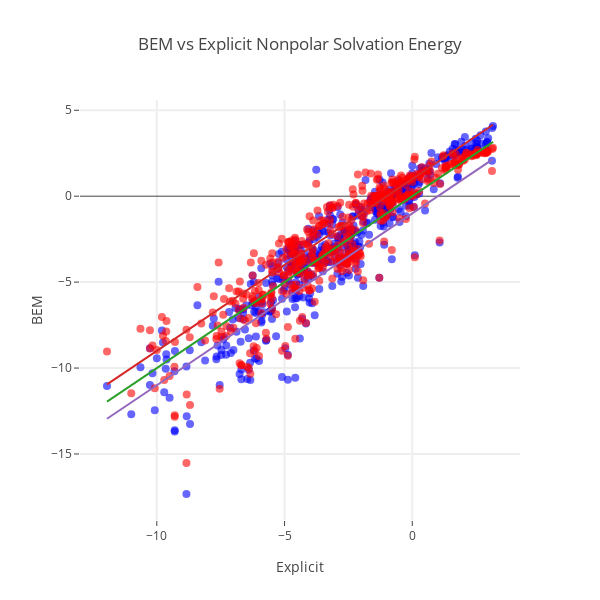

Write notebook code for a chart like this one.
### Code cell
key = '#C'
key_true = numpy.chararray(len(bem_c), itemsize=10)
key_true[:] = 'blue'
for i in range(len(bem_c)):
    if key in smiles_c[i]:
        key_true[i] = 'red'
    
trace = go.Scatter(
            x = dG_exp,
            y = dG,
            text = smiles_c,
            mode='markers',
            marker = dict(size=8,
                        opacity=0.6, color='blue'),
#                        opacity=0.6, color=areas_c),
            hoverinfo = 'text')

trace2 = go.Scatter(
            x = dG_exp,
            y = slic_dG_polar+slic_dG_nonpolar,
            text = smiles_c,
            mode='markers',
            marker = dict(size=8,
                        opacity=0.6, color='red'),
#                        opacity=0.6, color=areas_c),
            hoverinfo = 'text')


max_val = numpy.max(dG_exp)
min_val = numpy.min(dG_exp)
ref = go.Scatter( x = numpy.array([min_val,max_val]),
                  y = numpy.array([min_val,max_val]),
                  mode = 'lines'
                )

ref2 = go.Scatter( x = numpy.array([min_val,max_val]),
                  y = numpy.array([min_val+1,max_val+1]),
                  mode = 'lines'
                )
ref3 = go.Scatter( x = numpy.array([min_val,max_val]),
                  y = numpy.array([min_val-1,max_val-1]),
                  mode = 'lines'
                )

data = [trace, trace2, ref, ref2, ref3]
    
layout= go.Layout(
    title= 'BEM vs Explicit Nonpolar Solvation Energy',
    hovermode= 'closest',
    xaxis= dict(
        title= 'Explicit',
        ticklen= 5,
        zeroline= False,
        gridwidth= 2,
    ),
    yaxis=dict(
        title= 'BEM',
        ticklen= 5,
        gridwidth= 2,
    ),
    height=600,
    width=600,
    showlegend= False
)
fig= go.Figure(data=data, layout=layout)
iplot(fig)

#Cross correlation
correl = numpy.corrcoef(dG, dG_mobley_total)
print 'Correlation coeff: '
print correl

### Figure 1 — Plotly figure (JSON) as saved in the notebook; plotly's stock layout.template omitted (floating-point values rounded to 4 significant figures; data arrays with more than 128 entries replaced by an {"elided": "..."} marker saying what was removed)
{"data": [{"hoverinfo": "text", "marker": {"color": "blue", "opacity": 0.6, "size": 8}, "mode": "markers", "text": {"elided": "502 str values"}, "type": "scatter", "uid": "2c4280cd-66f8-4220-b725-2d3fbe619737", "x": {"elided": "502 float values"}, "y": {"elided": "502 float values"}}, {"hoverinfo": "text", "marker": {"color": "red", "opacity": 0.6, "size": 8}, "mode": "markers", "text": {"elided": "502 str values"}, "type": "scatter", "uid": "26dc67eb-ad07-4aff-b992-ac5b21380388", "x": {"elided": "502 float values"}, "y": {"elided": "502 float values"}}, {"mode": "lines", "type": "scatter", "uid": "7f00fcf8-9bbd-40e6-b401-ee4ac28ea0cd", "x": [-11.95, 3.16], "y": [-11.95, 3.16]}, {"mode": "lines", "type": "scatter", "uid": "c462f240-d313-4bf7-9b5c-3822f2150b5b", "x": [-11.95, 3.16], "y": [-10.95, 4.16]}, {"mode": "lines", "type": "scatter", "uid": "9f912384-d4cf-4d30-b098-f2355f8b6a3e", "x": [-11.95, 3.16], "y": [-12.95, 2.16]}], "layout": {"height": 600, "hovermode": "closest", "showlegend": false, "title": {"text": "BEM vs Explicit Nonpolar Solvation Energy"}, "width": 600, "xaxis": {"gridwidth": 2, "ticklen": 5, "title": {"text": "Explicit"}, "zeroline": false}, "yaxis": {"gridwidth": 2, "ticklen": 5, "title": {"text": "BEM"}}}}
